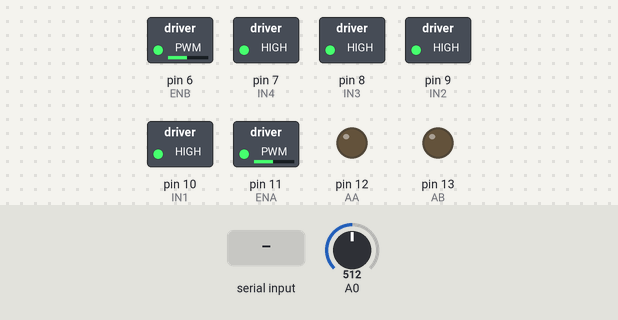
The sketch below on a simulated Arduino Uno, built with avr-gcc and run on an emulated ATmega328P. Parts: switched loads named in the sketch (green lamp = pin HIGH), output pins drawn as LEDs (lit = HIGH). The test bench sets the inputs (shaded band); at power-on: A0 = 512. What the sketch prints to the serial monitor is not drawn.

Above: at 1.2 s.
1.3 s: "1" received over Serial
At 1.7 s:
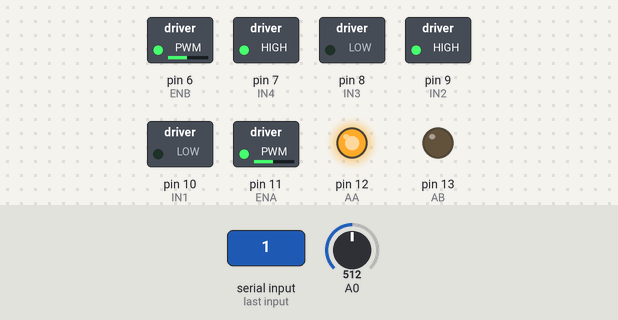
At 2.6 s:
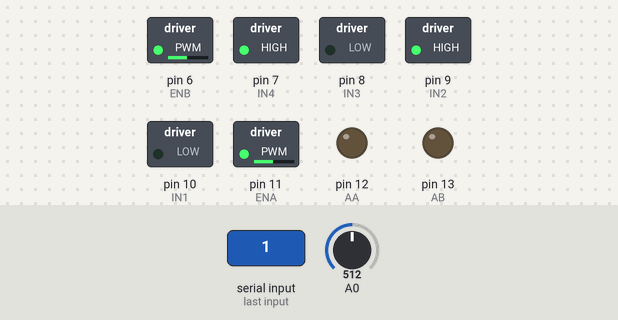
Timing chart, 0 to 6.3 s (numbered marks = the images above; inputs shaded):
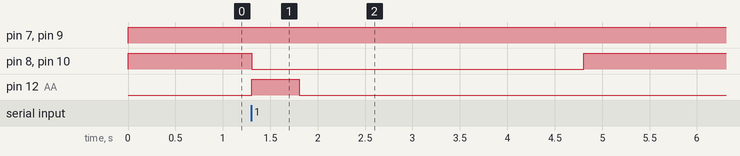

Measured:
- after the input at 1.3 s, pin 8 (IN3), pin 10 (IN1): HIGH → LOW at once, → HIGH 3.5 s later; pin 12 (AA): LOW → HIGH at once, → LOW 0.50 s later

The sketch:

sketch_front.ino
```cpp
// 워터 펌프 드라이버 init
int AA = 12;
int AB = 13;

// 수위 센서 함수
int water_level() {
  int level = analogRead(A0);
  Serial.println(level);

  if (level < 555) {
    return 1;
  }
  return 0;
}

// 워터 펌프 출력 함수
void water_pump() {
  digitalWrite(AA, HIGH);  // 모터 회전
  digitalWrite(AB, LOW);
  delay(500);
  digitalWrite(AA, LOW);  // 모터 정지
  digitalWrite(AB, LOW);
  delay(3000);
}

// 워터 펌프 stop 함수
void water_pump_stop() {
  digitalWrite(AA, LOW);  // 모터 정지
  digitalWrite(AB, LOW);
}

// 모터 PIN 설정
#define ENB 6
#define IN4 7
#define IN3 8
#define IN2 9
#define IN1 10
#define ENA 11

// 모터 번호
#define CH1 0
#define CH2 1
#define ALL_CH 2

// 속도 설정
// mode : 각 모터를 선택적으로 변경 가능 (CH1/CH2/ALL_CH)
// speed : 0 ~ 255 까지 가능 (60 이하로는 모터가 거의 동작안함)
void setMotorSpeed(unsigned char mode, unsigned char speed) {
  if (mode == CH1) {
    analogWrite(ENA, speed);
  }
  else if (mode == CH2) {
    analogWrite(ENB, speed);
  }
  else {
    analogWrite(ENA, speed);
    analogWrite(ENB, speed);
  }
}

// 회전
void rotation() {
  digitalWrite(IN1, LOW);
  digitalWrite(IN2, HIGH);
  digitalWrite(IN3, LOW);
  digitalWrite(IN4, HIGH);
}

// 스톱
void stopMotor() {
  digitalWrite(IN1, HIGH);
  digitalWrite(IN2, HIGH);
  digitalWrite(IN3, HIGH);
  digitalWrite(IN4, HIGH);
}

void setup() {
  Serial.begin(9600);

  // 이동 바퀴 모터 핀 설정
  pinMode(IN1, OUTPUT);
  pinMode(IN2, OUTPUT);
  pinMode(IN3, OUTPUT);
  pinMode(IN4, OUTPUT);
  pinMode(ENA, OUTPUT);
  pinMode(ENB, OUTPUT);

  // 이동 바퀴 모터 설정
  setMotorSpeed(ALL_CH, 120);

  // 워터 펌프 핀 설정
  pinMode(AA, OUTPUT);
  pinMode(AB, OUTPUT);
}

void loop() {
  char r;
  if (Serial.available()) {
    r = Serial.read();
  }

  if (r == '1') {
    rotation();
    water_pump();
  }
  else {
    stopMotor();
    water_pump_stop();
  }

  if (water_level() == 1) {
    water_pump_stop();
  }
}
```
